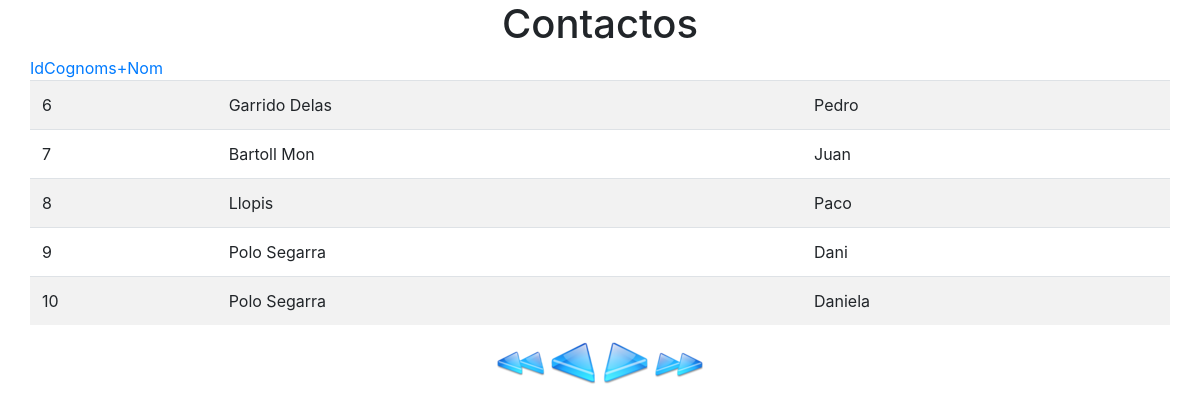
The app's page /index.php?pagina=2&orden=id with its own data.
### tables this page shows
CREATE TABLE IF NOT EXISTS `contactes` (
  `id` int(11) NOT NULL AUTO_INCREMENT,
  `nom` varchar(20) NOT NULL,
  `cognoms` varchar(35) DEFAULT NULL,
  `direccio` varchar(50) DEFAULT NULL,
  `localitat` varchar(25) DEFAULT NULL,
  `provincia` varchar(15) DEFAULT NULL,
  `cp` varchar(5) DEFAULT NULL,
  `telefon1` varchar(15) DEFAULT NULL,
  `telefon2` varchar(15) DEFAULT NULL,
  `fax` varchar(15) DEFAULT NULL,
  `mail` varchar(50) DEFAULT NULL,
  PRIMARY KEY (`id`)
);

### lib/db.php (called while the page is built, shortened)
<?php
function connect()
{
    $enlace = mysqli_connect("127.0.0.1", "agenda", "agenda123", "agenda");
    return $enlace;
}
function select($enlace, $pagina = 1, $orden = 'id')
{
    $offset = ($pagina - 1) * PAGE_SIZE;
    $page_size = PAGE_SIZE;
    $consulta = 'select * from contactes ';
    $consulta .= "order by $orden ";
    $consulta .= "limit $page_size offset $offset;";
    $resultado_consulta = mysqli_query($enlace, $consulta);
    $resultado = array();
    if ($resultado_consulta) {
        if (mysqli_num_rows($resultado_consulta) > 0) {
            while ($row = mysqli_fetch_assoc($resultado_consulta)) {
                array_push($resultado, $row);
            }
        }
    }
    return $resultado;
}
function selectTotal($enlace)
{
    $resultado_consulta = mysqli_query($enlace, 'select count(*) from contactes');
    $fila = mysqli_fetch_array($resultado_consulta);
    return $fila[0];
}
function getContactosListDB($pagina = 1, $orden = 'id')
{
    $enlace = connect();
    if ($enlace) {
        $resultado = select($enlace, $pagina, $orden);
    } else {
        $resultado = array();
        setErrorMessage('Ha pasado algo. Vuelve a intentarlo...');
    }
    return $resultado;
}
function getContactosTotalDB()
{
    $enlace = connect();
    if ($enlace) {
        $resultado = selectTotal($enlace);
    } else {
        $resultado = 0;
        setErrorMessage('Ha pasado algo. Vuelve a intentarlo...');
    }
    return $resultado;
}

### lib/utils.php (the view)
<?php
require_once 'db.php';
function getContactosList($pagina = 1, $orden = 'id'){
    $resultado = '<table class="table table-striped">';
    foreach (getContactosListDB($pagina, $orden) as $fila) {
        $resultado .= '<tr>';
        $resultado .= '<td>' .$fila['id'].'</td>';
        $resultado .= '<td>' .$fila['cognoms'].'</td>';
        $resultado .= '<td>' .$fila['nom'].'</td>';
        $resultado .= '</tr>';
    }
    $resultado .= '</table>';
    return $resultado;
}
function getContactosNavPrimero($orden = 'id'){
    return '<a href="index.php?pagina=1&orden='.$orden.'"><img src="img/home.png"></a>'.PHP_EOL;
}
function getContactosNavUltimo($total,$orden){
    return '<a href="index.php?pagina='.$total."&orden=$orden".'"><img src="img/end.png"></a>'.PHP_EOL;
}
function getContactosNavAnterior($pagina,$orden){
    return '<a href="index.php?pagina='.$pagina."&orden=$orden".'"><img src="img/left.png"></a>'.PHP_EOL;
}
function getContactosNavSiguiente($pagina,$orden){
    return '<a href="index.php?pagina='.$pagina."&orden=$orden".'"><img src="img/right.png"></a>'.PHP_EOL;
}
function getContactosNav($total, $pagina = 1, $orden = 'id'){
    $resultado = '<div>';
    $resultado .= getContactosNavPrimero($orden);
        $resultado .= getContactosNavAnterior($pagina-1,$orden);
        $resultado .= getContactosNavSiguiente($pagina+1,$orden);
    $resultado .= getContactosNavUltimo($total,$orden);
    $resultado .= '</div>';
    return $resultado;
}
function getOrderBar($pagina){
    $resultado = "<a href=\"index.php?pagina=$pagina&orden=id\">Id </a>";
    $resultado .= "<a href=\"index.php?pagina=$pagina&orden=cognoms\">Cognoms+Nom</a>";
    return $resultado;
}

### records on screen
contactes: id "6", cognoms "Garrido Delas", nom "Pedro"
contactes: id "7", cognoms "Bartoll Mon", nom "Juan"
contactes: id "8", cognoms "Llopis", nom "Paco"
contactes: id "9", cognoms "Polo Segarra", nom "Dani"
contactes: id "10", cognoms "Polo Segarra", nom "Daniela"
